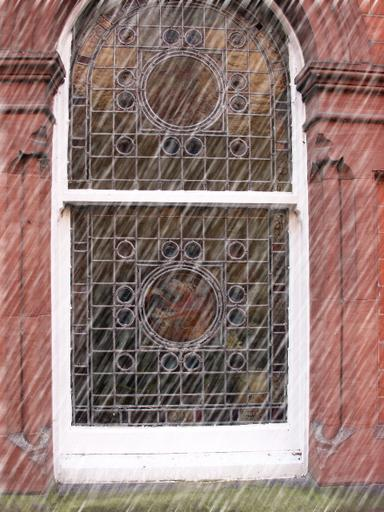
#> input picture Done_by_Flask/images/1_3.jpg, 384 x 512 px
$ python Clearance.py
#> lines starting #> are read from the running program, lines starting #| are printed output that depends on the picture
import cv2
import numpy as np
import matplotlib.pyplot as plt


# 绘制直方图函数
def grayHist(img):
    h, w = img.shape[:2]
    pixelSequence = img.reshape([h * w, ])
    numberBins = 256
    histogram, bins, patch = plt.hist(pixelSequence, numberBins,
                                      facecolor='black', histtype='bar')
    plt.xlabel("gray label")
    plt.ylabel("number of pixels")
    plt.axis([0, 255, 0, np.max(histogram)])
    plt.show()


img = cv2.imread("images/1_3.jpg", 0)
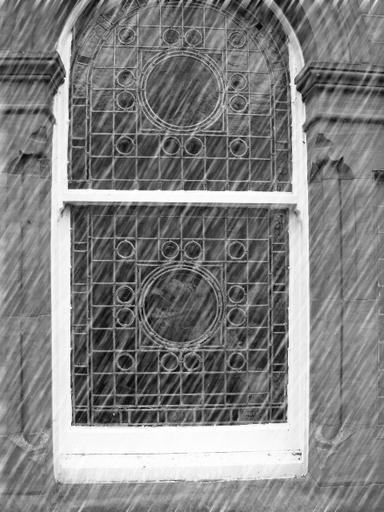
#> img: shape (512, 384); min 0, max 255, mean 129
out = 2.0 * img
# 进行数据截断，大于255的值截断为255
out[out > 255] = 255
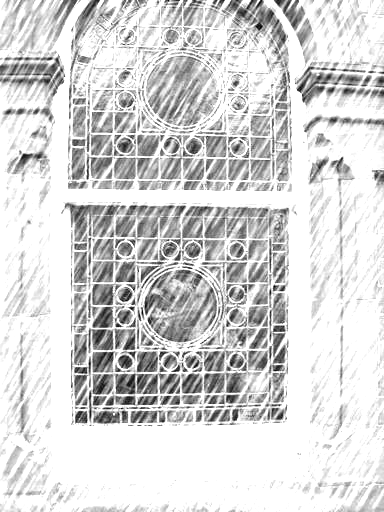
#> out: shape (512, 384) float64; min 0, max 255, mean 213.7
# 数据类型转换
out = np.around(out)
out = out.astype(np.uint8)
# 分别绘制处理前后的直方图
# grayHist(img)
# grayHist(out)
cv2.imshow("img", img)
down_width = 300
down_height = 300
down_points = (down_width, down_height)
out = cv2.resize(out, down_points, interpolation=cv2.INTER_LINEAR)
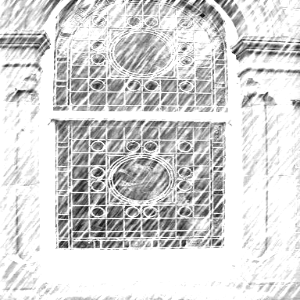
#> out: shape (300, 300); min 9, max 255, mean 213.6
cv2.imshow("out", out)
cv2.waitKey()
